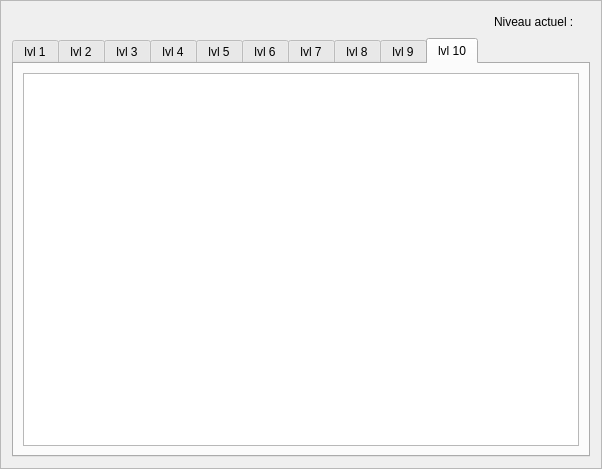
<?xml version="1.0" encoding="UTF-8"?>
<ui version="4.0">
 <class>SpellDescription</class>
 <widget class="QFrame" name="SpellDescription">
  <property name="geometry">
   <rect>
    <x>0</x>
    <y>0</y>
    <width>602</width>
    <height>469</height>
   </rect>
  </property>
  <property name="windowTitle">
   <string>Frame</string>
  </property>
  <property name="frameShape">
   <enum>QFrame::StyledPanel</enum>
  </property>
  <property name="frameShadow">
   <enum>QFrame::Raised</enum>
  </property>
  <layout class="QVBoxLayout" name="verticalLayout">
   <item>
    <layout class="QHBoxLayout" name="lay_haut">
     <item>
      <widget class="QLabel" name="nom_spell">
       <property name="text">
        <string/>
       </property>
      </widget>
     </item>
     <item>
      <spacer name="spacer">
       <property name="orientation">
        <enum>Qt::Horizontal</enum>
       </property>
       <property name="sizeHint" stdset="0">
        <size>
         <width>40</width>
         <height>20</height>
        </size>
       </property>
      </spacer>
     </item>
     <item>
      <widget class="QLabel" name="texte_niveau">
       <property name="text">
        <string>Niveau actuel : </string>
       </property>
      </widget>
     </item>
     <item>
      <widget class="QLabel" name="niveau">
       <property name="text">
        <string/>
       </property>
      </widget>
     </item>
    </layout>
   </item>
   <item>
    <widget class="QTabWidget" name="niveaux_du_spell">
     <property name="currentIndex">
      <number>9</number>
     </property>
     <widget class="QWidget" name="lvl1">
      <attribute name="title">
       <string>lvl 1</string>
      </attribute>
      <layout class="QVBoxLayout" name="verticalLayout_2">
       <item>
        <widget class="QTextEdit" name="textEdit_1"/>
       </item>
      </layout>
     </widget>
     <widget class="QWidget" name="lvl2">
      <attribute name="title">
       <string>lvl 2</string>
      </attribute>
      <layout class="QVBoxLayout" name="verticalLayout_3">
       <item>
        <widget class="QTextEdit" name="textEdit_2"/>
       </item>
      </layout>
     </widget>
     <widget class="QWidget" name="lvl3">
      <attribute name="title">
       <string>lvl 3</string>
      </attribute>
      <layout class="QVBoxLayout" name="verticalLayout_4">
       <item>
        <widget class="QTextEdit" name="textEdit_3"/>
       </item>
      </layout>
     </widget>
     <widget class="QWidget" name="lvl4">
      <attribute name="title">
       <string>lvl 4</string>
      </attribute>
      <layout class="QVBoxLayout" name="verticalLayout_5">
       <item>
        <widget class="QTextEdit" name="textEdit_4"/>
       </item>
      </layout>
     </widget>
     <widget class="QWidget" name="lvl5">
      <attribute name="title">
       <string>lvl 5</string>
      </attribute>
      <layout class="QVBoxLayout" name="verticalLayout_6">
       <item>
        <widget class="QTextEdit" name="textEdit_5"/>
       </item>
      </layout>
     </widget>
     <widget class="QWidget" name="lvl6">
      <attribute name="title">
       <string>lvl 6</string>
      </attribute>
      <layout class="QVBoxLayout" name="verticalLayout_7">
       <item>
        <widget class="QTextEdit" name="textEdit_6"/>
       </item>
      </layout>
     </widget>
     <widget class="QWidget" name="lvl7">
      <attribute name="title">
       <string>lvl 7</string>
      </attribute>
      <layout class="QVBoxLayout" name="verticalLayout_8">
       <item>
        <widget class="QTextEdit" name="textEdit_7"/>
       </item>
      </layout>
     </widget>
     <widget class="QWidget" name="lvl8">
      <attribute name="title">
       <string>lvl 8</string>
      </attribute>
      <layout class="QVBoxLayout" name="verticalLayout_9">
       <item>
        <widget class="QTextEdit" name="textEdit_8"/>
       </item>
      </layout>
     </widget>
     <widget class="QWidget" name="lvl9">
      <attribute name="title">
       <string>lvl 9</string>
      </attribute>
      <layout class="QVBoxLayout" name="verticalLayout_10">
       <item>
        <widget class="QTextEdit" name="textEdit_9"/>
       </item>
      </layout>
     </widget>
     <widget class="QWidget" name="lvl10">
      <attribute name="title">
       <string>lvl 10</string>
      </attribute>
      <layout class="QVBoxLayout" name="verticalLayout_11">
       <item>
        <widget class="QTextEdit" name="textEdit_10"/>
       </item>
      </layout>
     </widget>
    </widget>
   </item>
  </layout>
 </widget>
 <resources/>
 <connections/>
</ui>
